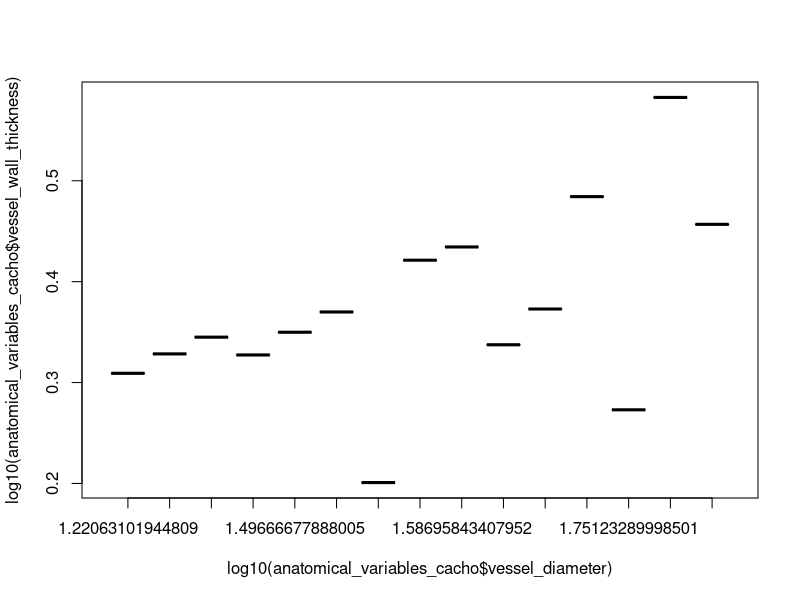
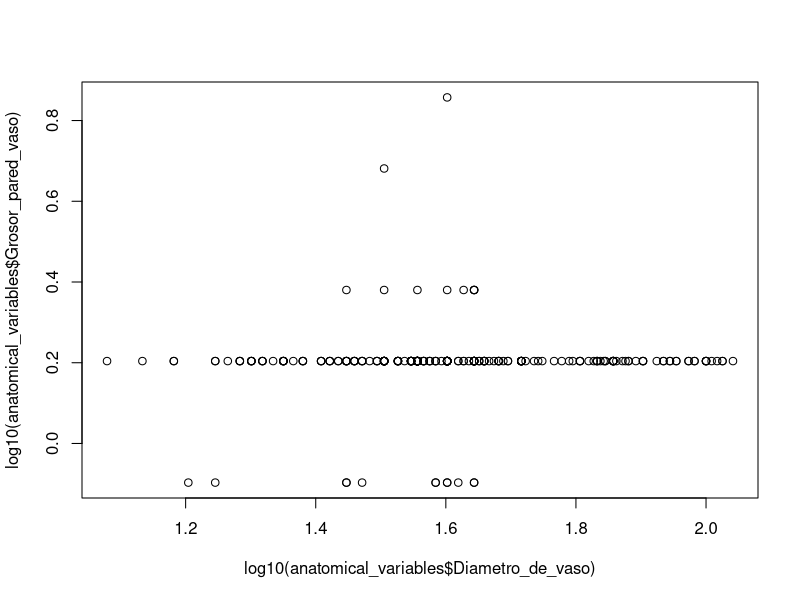

The R script that drew these images, in order: (Note: this script raises an error after producing the figures.)
#####Load anatomical variables #####
anatomical_variables<- read.csv("Data/Raw_data/Anatomical_variables.csv")
anatomical_variables_cacho <- read.csv("Data/Raw_data/anatomical_variables_cacho.csv") 

boxplot(log10(anatomical_variables_cacho$vessel_wall_thickness) ~
          log10(anatomical_variables_cacho$vessel_diameter))

plot(log10(anatomical_variables$Grosor_pared_vaso) ~ log10(anatomical_variables$Diametro_de_vaso))
mean()

vd.mean.by.sample <-aggregate(anatomical_variables$Diametro_de_vaso,
                               by=list(anatomical_variables$Muestra), mean, na.rm=TRUE)

summary(vd.mean.by.sample)
